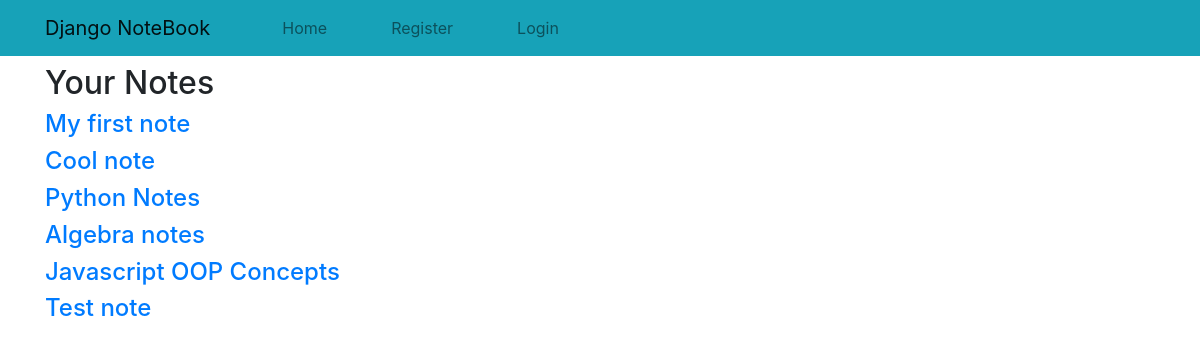
The app's page /, older data.
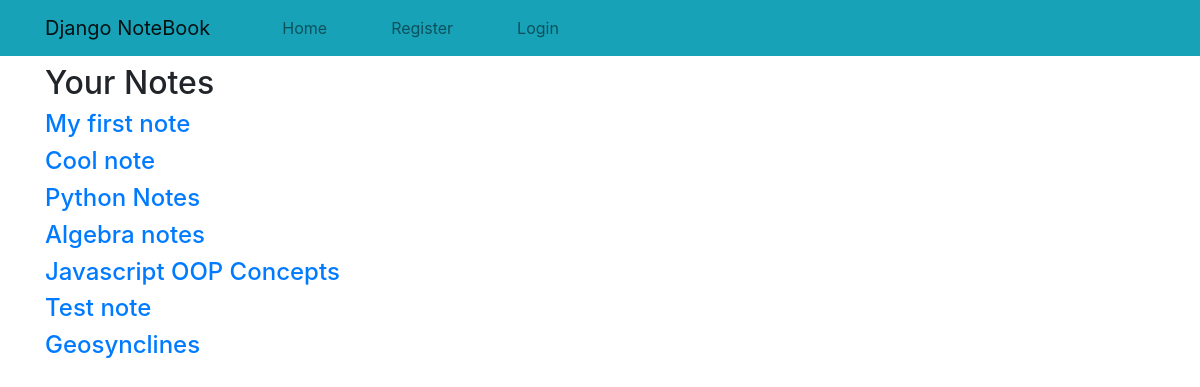
The same page, newer data.
### notes/models.py (models this page shows, shortened)
class Note(models.Model):
    title = models.CharField(max_length=120, unique=True)
    content = models.TextField()
    created = models.DateTimeField(auto_now_add=True)
    updated = models.DateTimeField(auto_now=True)
    def get_absolute_url(self):
        return reverse('note_detail', kwargs={'id': self.id})

### notes/views.py (the view)
# urls.py: 2. Add a URL to urlpatterns:  path('', views.home, name='home')
def home(request):
    notes = Note.objects.all()
    return render(request, 'home.html', {'notes': notes})

### notes/templates/home.html
{% extends 'base.html' %}
{% block content %}
    <h2>Your Notes</h2>
    {% for note in notes %}
        <h4><a href="{{ note.get_absolute_url }}">{{ note.title }}</a></h4>
    {% endfor %}
{% endblock %}

Row changes from the older to the newer data that the page shows:
added Note: title "Geosynclines"
